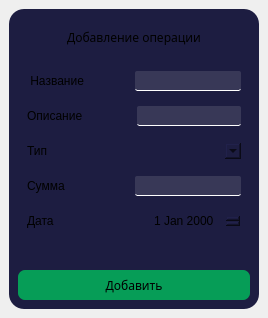
         <widget class="QWidget" name="page_edit">
          <property name="styleSheet">
           <string notr="true">background: none;</string>
          </property>
          <layout class="QHBoxLayout" name="horizontalLayout_38">
           <property name="spacing">
            <number>0</number>
           </property>
           <property name="leftMargin">
            <number>0</number>
           </property>
           <property name="topMargin">
            <number>0</number>
           </property>
           <property name="rightMargin">
            <number>0</number>
           </property>
           <property name="bottomMargin">
            <number>0</number>
           </property>
           <item>
            <widget class="QFrame" name="frame">
             <property name="styleSheet">
              <string notr="true"/>
             </property>
             <property name="frameShape">
              <enum>QFrame::Shape::NoFrame</enum>
             </property>
             <property name="frameShadow">
              <enum>QFrame::Shadow::Raised</enum>
             </property>
             <layout class="QHBoxLayout" name="horizontalLayout_37">
              <item>
               <widget class="QFrame" name="frame_21">
                <property name="maximumSize">
                 <size>
                  <width>250</width>
                  <height>300</height>
                 </size>
                </property>
                <property name="styleSheet">
                 <string notr="true">background-color: rgb(29, 29, 65);
border-radius: 15px;</string>
                </property>
                <property name="frameShape">
                 <enum>QFrame::Shape::NoFrame</enum>
                </property>
                <property name="frameShadow">
                 <enum>QFrame::Shadow::Raised</enum>
                </property>
                <layout class="QVBoxLayout" name="verticalLayout_14">
                 <item>
                  <widget class="QFrame" name="frame_24">
                   <property name="frameShape">
                    <enum>QFrame::Shape::NoFrame</enum>
                   </property>
                   <property name="frameShadow">
                    <enum>QFrame::Shadow::Raised</enum>
                   </property>
                   <layout class="QHBoxLayout" name="horizontalLayout_32">
                    <item>
                     <spacer name="horizontalSpacer_23">
                      <property name="orientation">
                       <enum>Qt::Orientation::Horizontal</enum>
                      </property>
                      <property name="sizeHint" stdset="0">
                       <size>
                        <width>32</width>
                        <height>20</height>
                       </size>
                      </property>
                     </spacer>
                    </item>
                    <item>
                     <widget class="QLabel" name="label_6">
                      <property name="font">
                       <font>
                        <family>Inter Hewn</family>
                       </font>
                      </property>
                      <property name="text">
                       <string>Добавление операции</string>
                      </property>
                     </widget>
                    </item>
                    <item>
                     <spacer name="horizontalSpacer_40">
                      <property name="orientation">
                       <enum>Qt::Orientation::Horizontal</enum>
                      </property>
                      <property name="sizeHint" stdset="0">
                       <size>
                        <width>31</width>
                        <height>20</height>
                       </size>
                      </property>
                     </spacer>
                    </item>
                   </layout>
                  </widget>
                 </item>
                 <item>
                  <widget class="QFrame" name="frame_25">
                   <property name="frameShape">
                    <enum>QFrame::Shape::NoFrame</enum>
                   </property>
                   <property name="frameShadow">
                    <enum>QFrame::Shadow::Raised</enum>
                   </property>
                   <layout class="QHBoxLayout" name="horizontalLayout_33">
                    <property name="bottomMargin">
                     <number>0</number>
                    </property>
                    <item>
                     <widget class="QLabel" name="label_9">
                      <property name="text">
                       <string> Название</string>
                      </property>
                     </widget>
                    </item>
                    <item>
                     <spacer name="horizontalSpacer_41">
                      <property name="orientation">
                       <enum>Qt::Orientation::Horizontal</enum>
                      </property>
                      <property name="sizeHint" stdset="0">
                       <size>
                        <width>44</width>
                        <height>20</height>
                       </size>
                      </property>
                     </spacer>
                    </item>
                    <item>
                     <widget class="QLineEdit" name="lineEdit">
                      <property name="minimumSize">
                       <size>
                        <width>100</width>
                        <height>20</height>
                       </size>
                      </property>
                      <property name="styleSheet">
                       <string notr="true">background-color: rgba(255, 255, 255, 30);
border-radius: 2px;
border-bottom: 1px solid #fff;</string>
                      </property>
                     </widget>
                    </item>
                   </layout>
                  </widget>
                 </item>
                 <item>
                  <widget class="QFrame" name="frame_33">
                   <property name="frameShape">
                    <enum>QFrame::Shape::NoFrame</enum>
                   </property>
                   <property name="frameShadow">
                    <enum>QFrame::Shadow::Raised</enum>
                   </property>
                   <layout class="QHBoxLayout" name="horizontalLayout_34">
                    <property name="bottomMargin">
                     <number>0</number>
                    </property>
                    <item>
                     <widget class="QLabel" name="label_11">
                      <property name="text">
                       <string>Описание</string>
                      </property>
                     </widget>
                    </item>
                    <item>
                     <spacer name="horizontalSpacer_42">
                      <property name="orientation">
                       <enum>Qt::Orientation::Horizontal</enum>
                      </property>
                      <property name="sizeHint" stdset="0">
                       <size>
                        <width>50</width>
                        <height>20</height>
                       </size>
                      </property>
                     </spacer>
                    </item>
                    <item>
                     <widget class="QLineEdit" name="lineEdit_2">
                      <property name="minimumSize">
                       <size>
                        <width>100</width>
                        <height>20</height>
                       </size>
                      </property>
                      <property name="styleSheet">
                       <string notr="true">background-color: rgba(255, 255, 255, 30);
border-radius: 2px;
border-bottom: 1px solid #fff;</string>
                      </property>
                     </widget>
                    </item>
                   </layout>
                  </widget>
                 </item>
                 <item>
                  <widget class="QFrame" name="frame_37">
                   <property name="frameShape">
                    <enum>QFrame::Shape::NoFrame</enum>
                   </property>
                   <property name="frameShadow">
                    <enum>QFrame::Shadow::Raised</enum>
                   </property>
                   <layout class="QHBoxLayout" name="horizontalLayout_35">
                    <property name="bottomMargin">
                     <number>0</number>
                    </property>
                    <item>
                     <widget class="QLabel" name="label_17">
                      <property name="text">
                       <string>Тип</string>
                      </property>
                     </widget>
                    </item>
                    <item>
                     <spacer name="horizontalSpacer_43">
                      <property name="orientation">
                       <enum>Qt::Orientation::Horizontal</enum>
                      </property>
                      <property name="sizeHint" stdset="0">
                       <size>
                        <width>50</width>
                        <height>20</height>
                       </size>
                      </property>
                     </spacer>
                    </item>
                    <item>
                     <widget class="QComboBox" name="comboBox"/>
                    </item>
                   </layout>
                  </widget>
                 </item>
                 <item>
                  <widget class="QFrame" name="frame_39">
                   <property name="frameShape">
                    <enum>QFrame::Shape::NoFrame</enum>
                   </property>
                   <property name="frameShadow">
                    <enum>QFrame::Shadow::Raised</enum>
                   </property>
                   <layout class="QHBoxLayout" name="horizontalLayout_36">
                    <property name="bottomMargin">
                     <number>0</number>
                    </property>
                    <item>
                     <widget class="QLabel" name="label_20">
                      <property name="text">
                       <string>Сумма</string>
                      </property>
                     </widget>
                    </item>
                    <item>
                     <spacer name="horizontalSpacer_44">
                      <property name="orientation">
                       <enum>Qt::Orientation::Horizontal</enum>
                      </property>
                      <property name="sizeHint" stdset="0">
                       <size>
                        <width>50</width>
                        <height>20</height>
                       </size>
                      </property>
                     </spacer>
                    </item>
                    <item>
                     <widget class="QLineEdit" name="lineEdit_4">
                      <property name="minimumSize">
                       <size>
                        <width>100</width>
                        <height>20</height>
                       </size>
                      </property>
                      <property name="styleSheet">
                       <string notr="true">background-color: rgba(255, 255, 255, 30);
border-radius: 2px;
border-bottom: 1px solid #fff;</string>
                      </property>
                     </widget>
                    </item>
                   </layout>
                  </widget>
                 </item>
                 <item>
                  <widget class="QFrame" name="frame_40">
                   <property name="frameShape">
                    <enum>QFrame::Shape::NoFrame</enum>
                   </property>
                   <property name="frameShadow">
                    <enum>QFrame::Shadow::Raised</enum>
                   </property>
                   <layout class="QHBoxLayout" name="horizontalLayout_39">
                    <property name="bottomMargin">
                     <number>0</number>
                    </property>
                    <item>
                     <widget class="QLabel" name="label_22">
                      <property name="text">
                       <string>Дата</string>
                      </property>
                     </widget>
                    </item>
                    <item>
                     <spacer name="horizontalSpacer_45">
                      <property name="orientation">
                       <enum>Qt::Orientation::Horizontal</enum>
                      </property>
                      <property name="sizeHint" stdset="0">
                       <size>
                        <width>50</width>
                        <height>20</height>
                       </size>
                      </property>
                     </spacer>
                    </item>
                    <item>
                     <widget class="QDateEdit" name="dateEdit"/>
                    </item>
                   </layout>
                  </widget>
                 </item>
                 <item>
                  <spacer name="verticalSpacer_3">
                   <property name="orientation">
                    <enum>Qt::Orientation::Vertical</enum>
                   </property>
                   <property name="sizeHint" stdset="0">
                    <size>
                     <width>20</width>
                     <height>40</height>
                    </size>
                   </property>
                  </spacer>
                 </item>
                 <item>
                  <widget class="QPushButton" name="pushButton">
                   <property name="minimumSize">
                    <size>
                     <width>0</width>
                     <height>30</height>
                    </size>
                   </property>
                   <property name="font">
                    <font>
                     <family>Inter Hewn</family>
                    </font>
                   </property>
                   <property name="cursor">
                    <cursorShape>PointingHandCursor</cursorShape>
                   </property>
                   <property name="styleSheet">
                    <string notr="true">background-color: rgba(2, 177, 90, 220);
border-radius: 7px;</string>
                   </property>
                   <property name="text">
                    <string>Добавить</string>
                   </property>
                  </widget>
                 </item>
                </layout>
               </widget>
              </item>
             </layout>
            </widget>
           </item>
          </layout>
         </widget>
